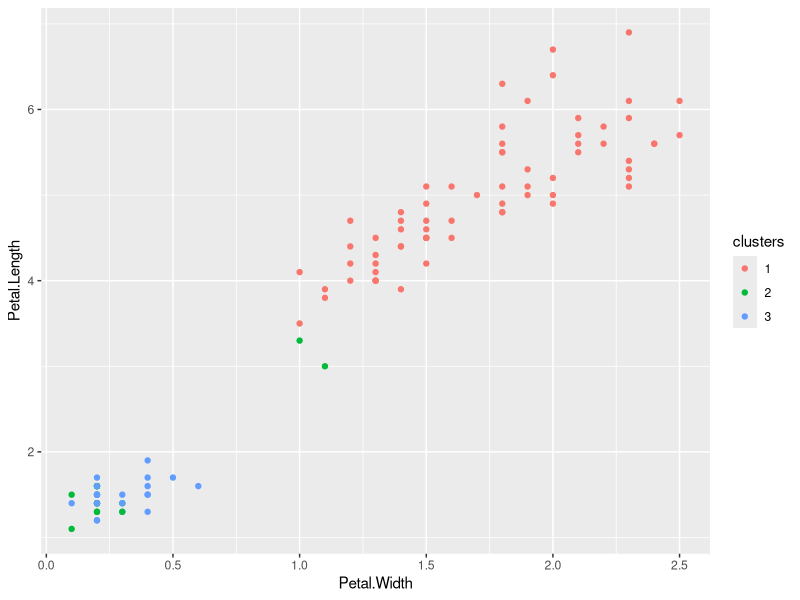

Source code (R):
library(caret)
library(ggplot2)
View(iris)
inTrain<-createDataPartition(y=iris$Species,p=0.7,list=FALSE)
training<-iris[inTrain,]
testing<-iris[-inTrain,]
dim(training)
dim(testing)

# CLuster with k-Means
KMeans1<-kmeans(subset(training,select=-c(Species)),centers=3)
KMeans1
training$clusters<-as.factor(KMeans1$cluster)
qplot(Petal.Width,Petal.Length,colour=clusters,data=training)



# Compare to real labels
table(KMeans1$cluster,training$Species)

# Build predictor
modFit<-train(clusters~., data=subset(training,select=-c(Species)),method="rpart")

# Apply on test
testClusterPred <-predict(modFit,testing)
table(testClusterPred,testing$Species)
